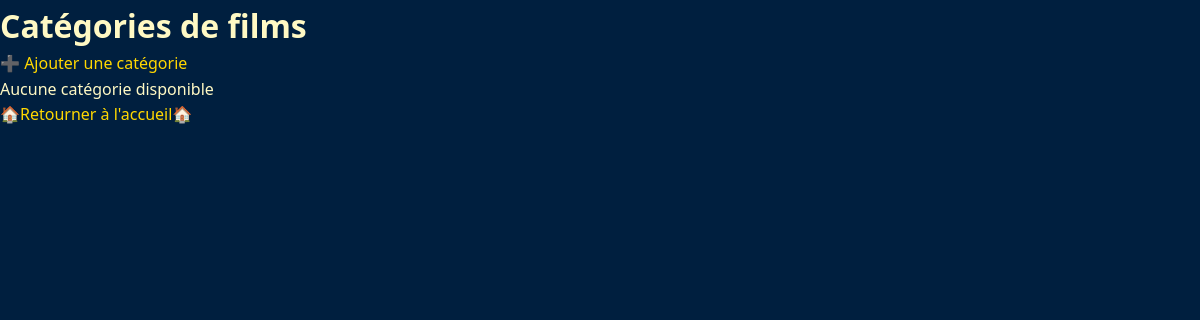
Page /categories/ on the earlier database version.
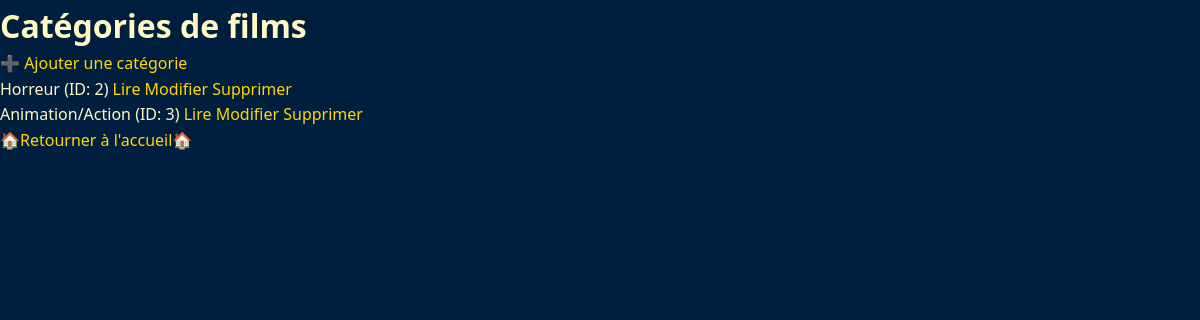
Same page on the later database version.
### seefilm/models.py (models this page shows, shortened)
class Categories(models.Model):
    idcategories = models.AutoField(primary_key=True)
    nomCat = models.CharField(max_length=100)
    descriptif = models.TextField(blank=True, null=True)
    class Meta:
        db_table = 'categories'
        verbose_name_plural = "Categories"

### seefilm/views.py (the view)
# urls.py: path('categories/', views.allCategories, name='seecategories'),
def allCategories(request):
    liste_categorie = Categories.objects.all()
    return render(request, "seefilm/categories.html", {
        "liste_categorie": liste_categorie
    })

### seefilm/templates/seefilm/categories.html (shortened to what this page needs)
{% load static %}
<!DOCTYPE html>
<html lang="en">
<head>
    <link rel="stylesheet" href="{% static 'seefilm/style.css' %}">
</head>
<body>
<h1>Catégories de films</h1>
<a href="/catajout/">➕ Ajouter une catégorie</a>
<ul>
    {% for c in liste_categorie %}
        <li>
            {{ c.nomCat }} (ID: {{ c.idcategories }})
            <a href="/cataffiche/{{ c.idcategories }}/">Lire</a>
            <a href="/update/{{ c.idcategories }}/">Modifier</a>
            <a href="/delete/{{ c.idcategories }}/">Supprimer</a>
        </li>
    {% empty %}
        <li>Aucune catégorie disponible</li>
    {% endfor %}
</ul>
<a href="/">🏠Retourner à l'accueil🏠</a>
</body>
</html>

### seefilm/static/seefilm/style.css (style rules this page uses)
*, *::before, *::after { box-sizing: border-box; margin: 0; padding: 0; }
body { background-color: #001f3f; font-family: 'Segoe UI', Arial, sans-serif; color: #fff9c4; min-height: 100vh; line-height: 1.6; }
a { color: #ffd700; text-decoration: none; transition: color 0.2s; }

Differences in the rows shown:
added Categories: nomCat "Horreur", idcategories "2"
added Categories: nomCat "Animation/Action", idcategories "3"
Other differences:
text no longer shown: "Aucune catégorie disponible"
